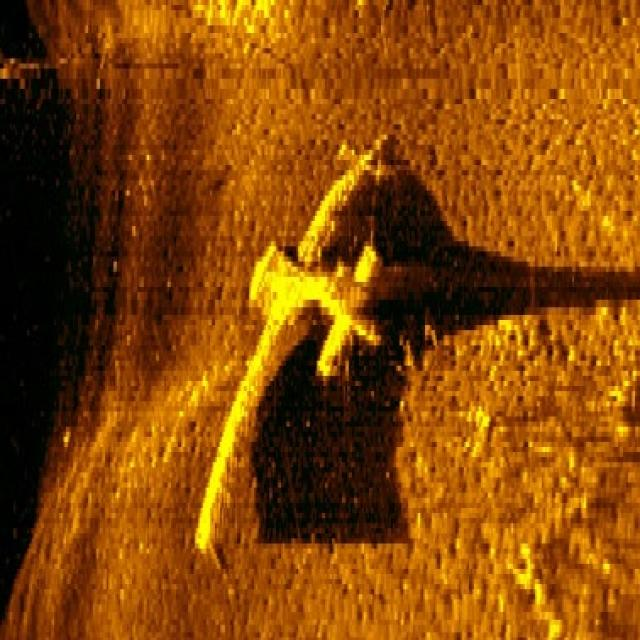
#> input picture Preprocessing/000041_jpg.rf.cdc982398ad34aea28aa660cd2ac6ed0.jpg, 640 x 640 px
$ python preprocess.py
#> lines starting #> are read from the running program, lines starting #| are printed output that depends on the picture
import cv2


def preprocess_image(input_path, output_path):

    # Read image
#> called with output_path = 'final_sonar_color.jpg'
    image = cv2.imread(input_path)
#> image is the input picture: shape (640, 640, 3); mean B, G, R 7.2, 70.9, 134

    if image is None:
        print("ERROR: Image not found!")
        return False

    print("Image loaded successfully!")
    print("Original image shape:", image.shape)
#| Original image shape: (640, 640, 3)

    # Resize only if required
    if image.shape[:2] != (640, 640):
        image = cv2.resize(image, (640, 640))
        print("Image resized to 640 x 640")

    # Noise reduction
    denoised = cv2.GaussianBlur(image, (5, 5), 0)

    # Convert BGR to LAB
    lab = cv2.cvtColor(denoised, cv2.COLOR_BGR2LAB)
#> lab: shape (640, 640, 3); mean of channels 0, 1, 2 93.1, 150.4, 169.8

    # Split LAB channels
    l, a, b = cv2.split(lab)
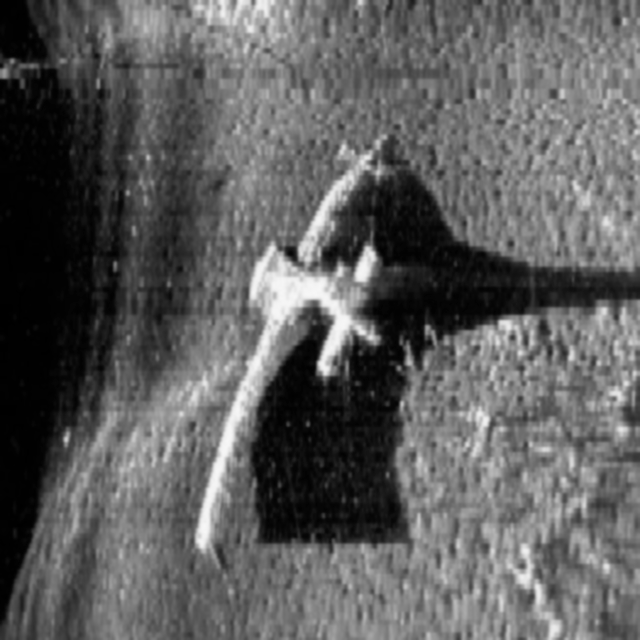
#> l: shape (640, 640); min 0, max 247, mean 93.1
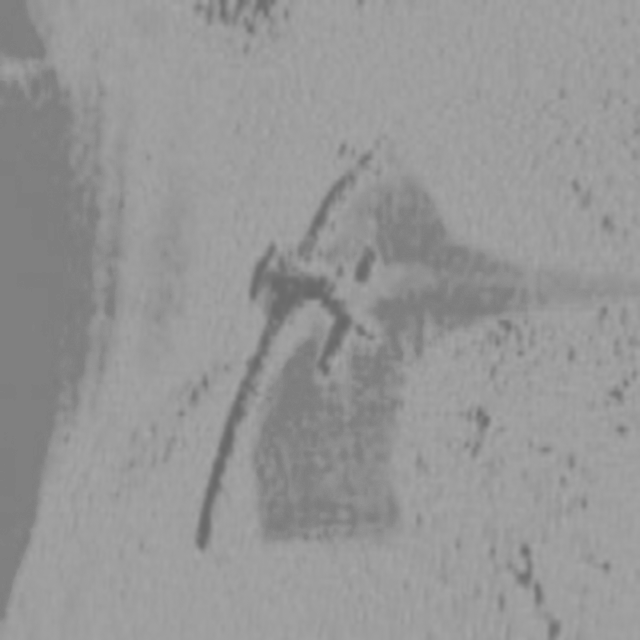
#> a: shape (640, 640); min 103, max 166, mean 150.4
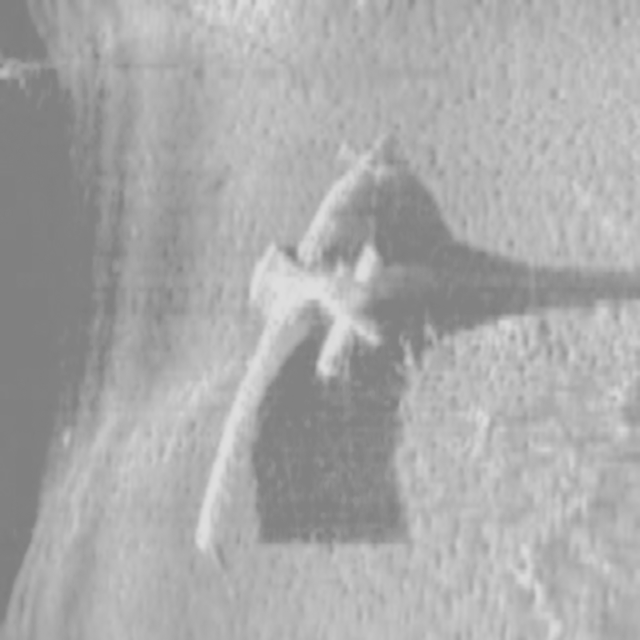
#> b: shape (640, 640); min 126, max 222, mean 169.8

    # Apply CLAHE only to brightness channel
    clahe = cv2.createCLAHE(
        clipLimit=2.0,
        tileGridSize=(8, 8)
    )

    enhanced_l = clahe.apply(l)
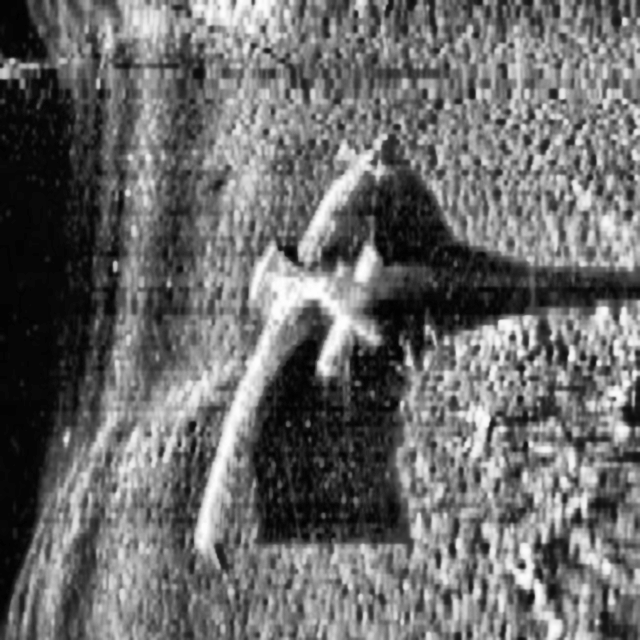
#> enhanced_l: shape (640, 640); min 0, max 254, mean 106.5

    # Merge channels back
    enhanced_lab = cv2.merge((enhanced_l, a, b))
#> enhanced_lab: shape (640, 640, 3); mean of channels 0, 1, 2 106.5, 150.4, 169.8

    # Convert LAB back to BGR
    enhanced = cv2.cvtColor(enhanced_lab, cv2.COLOR_LAB2BGR)
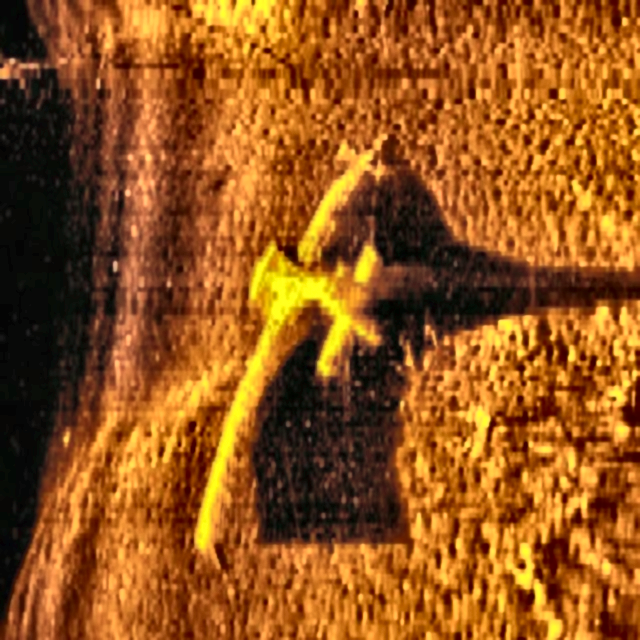
#> enhanced: shape (640, 640, 3); mean B, G, R 26.3, 84.3, 148.1

    # Save final 3-channel image
    cv2.imwrite(output_path, enhanced)

    print("Preprocessing completed!")
    print("Output saved:", output_path)
    print("Final image shape:", enhanced.shape)
#| Final image shape: (640, 640, 3)

    return True


# Test image
preprocess_image(
    "000041_jpg.rf.cdc982398ad34aea28aa660cd2ac6ed0.jpg",
    "final_sonar_color.jpg"
)

$ run again, with Preprocessing/000232_jpg.rf.3f2ec2c2fed10f06971f5b3d2ea33027.jpg copied over Preprocessing/000041_jpg.rf.cdc982398ad34aea28aa660cd2ac6ed0.jpg
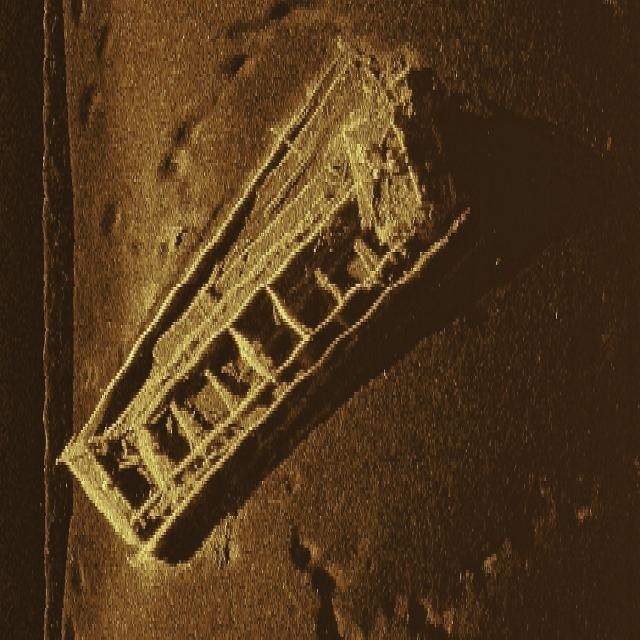
#> input picture Preprocessing/000232_jpg.rf.3f2ec2c2fed10f06971f5b3d2ea33027.jpg, 640 x 640 px
#> in preprocess_image, image is the input picture: shape (640, 640, 3); mean B, G, R 28.1, 56, 80.2
#| Original image shape: (640, 640, 3)
#> lab: shape (640, 640, 3); mean of channels 0, 1, 2 64, 135.3, 148.9
#> in preprocess_image, `enhanced_l = clahe.apply(l)`:
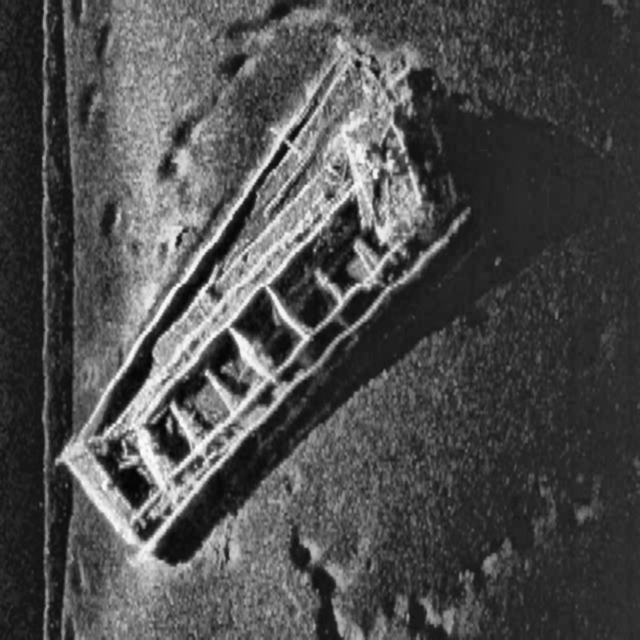
#> enhanced_l: shape (640, 640); min 3, max 251, mean 77.8
#> enhanced_lab: shape (640, 640, 3); mean of channels 0, 1, 2 77.8, 135.3, 148.9
#> in preprocess_image, `enhanced = cv2.cvtColor(enhanced_lab, cv2.COLOR_LAB2BGR)`:
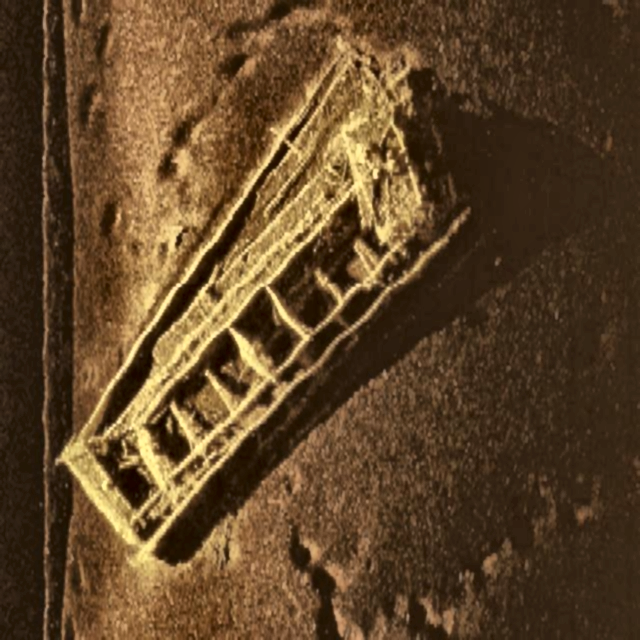
#> enhanced: shape (640, 640, 3); mean B, G, R 40.3, 69.2, 94.8
#| Final image shape: (640, 640, 3)
